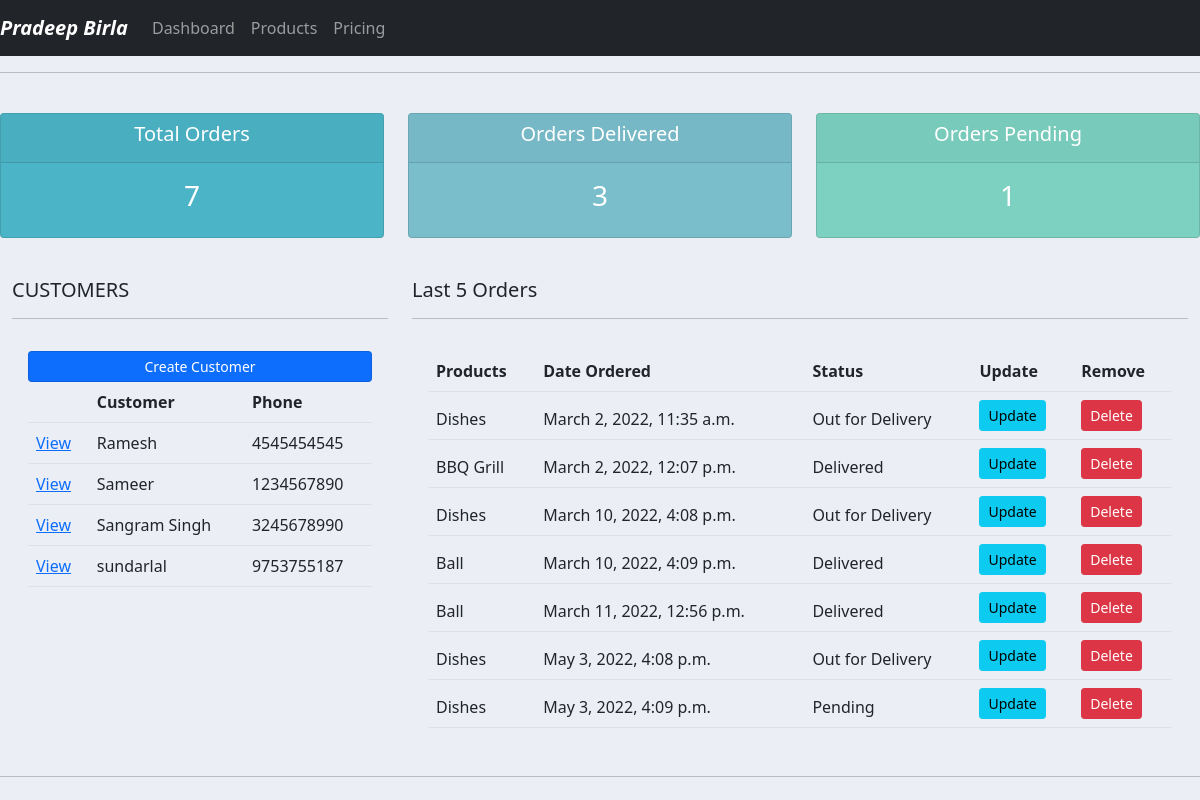
The page / on the database its author committed.
### accounts/models.py (models this page shows, shortened)
class Customer(models.Model):
    name = models.CharField(max_length = 200,null = True)
    phone = models.CharField(max_length = 200,null = True)
    email = models.CharField(max_length = 200,null = True)
    date_created = models.DateTimeField(auto_now_add = True,null = True)

class Order(models.Model):
    STATUS = (
        ('Pending','Pending'),
        ('Out for Delivery','Out for Delivery'),
        ('Delivered','Delivered')
    )
    customer = models.ForeignKey(Customer,null=True,on_delete = models.SET_NULL)
    product = models.ForeignKey(Product,null = True,on_delete = models.SET_NULL)
    date_created =   models.DateTimeField(auto_now_add = True,null = True)
    status =  models.CharField(max_length = 200,null = True, choices = STATUS)

class Product(models.Model):
    CATEGORY = (
        ('Indoor','Indoor'),
        ('Outdoor','Outdoor')
    )
    name = models.CharField(max_length = 200,null = True)
    price = models.FloatField(null = True)
    category = models.CharField(max_length = 200,null = True,choices = CATEGORY)
    description = models.CharField(max_length = 200,null = True,blank = True)
    date_created = models.DateTimeField(auto_now_add = True,null = True)
    tags = models.ManyToManyField(Tag)
    def __str__(self):
        return self.name

### accounts/views.py (the view)
# urls.py: path('', views.home,name = 'home'),
def home(request):
    customers = Customer.objects.all()
    orders = Order.objects.all()
    total_orders = orders.count()
    orders_delivered = orders.filter(status = 'Delivered').count()
    orders_pending = orders.filter(status = 'Pending').count()
    context = {'customers':customers,'orders':orders,'total_orders':total_orders,'orders_delivered':orders_delivered,'orders_pending':orders_pending}
    return render(request,'accounts/dashboard.html',context)

### accounts/templates/accounts/dashboard.html
{% extends 'accounts/main.html' %}
{% block content %}
{% include 'accounts/status.html' %}
<br>
<div class="container-fluid">
    <div class="row">
        <div class="col-sm-3 col-md-6 col-lg-4">
            <h5>CUSTOMERS</h5>
            <hr>
            <div class="card-body" href="">
                <a class="card bg-primary text-white btn  btn-sm " href="">Create Customer</a>
                <table class="table">
                    <thead>
                        <tr>
                            <th> </th>
                            <th>Customer</th>
                            <th>Phone</th>
                        </tr>
                            {% for customer in customers %}
                            <tr>
                            <td><a href="{% url 'customer' customer.id %}">View</a></td>
                            <td>{{customer.name}}</td>
                            <td>{{customer.phone}}</td>
                            </tr>
                            {% endfor %}
                    </thead>
                </table>
            </div>
        </div>
        <div class="col-sm-9 col-md-6 col-lg-8">
            <h5>Last 5 Orders</h5>
            <hr>
            <div class="card-body">
                <table class="table">
                    <thead>
                        <tr>
                            <th>Products</th>
                            <th>Date Ordered</th>
                            <th>Status</th>
                            <th>Update</th>
                            <th>Remove</th>
                        </tr>
                        {% for order in orders %}
                        <tr>
                            <td>{{order.product}}</td>
                            <td>{{order.date_created}}</td>
                            <td>{{order.status}}</td>
                            <td> <a  href="{% url 'update_order' order.id %}" class="btn btn-sm btn-info" >Update</a></td>
                            <td> <a href="{% url 'delete_order' order.id %}" class="btn btn-sm btn-danger" >Delete</a></td>
                        </tr>
                        {% endfor %}
                    </thead>
                </table>
            </div>
        </div>
    </div>
</div>
{% endblock %}

### accounts/templates/accounts/main.html (shortened to what this page needs)
{% load static %}
<!DOCTYPE html>
<html lang="en">
<head>
    <link href="https://cdn.jsdelivr.net/npm/bootstrap@5.1.3/dist/css/bootstrap.min.css" rel="stylesheet"
>
    <link rel="stylesheet" type="text/css" href="{% static '/css/main.css' %}">
</head>
<body>
    {% include 'accounts/navbar.html' %}
    <hr>
    {% block content %}
    {% endblock %}
    <hr>
</body>
</html>

### accounts/templates/accounts/navbar.html (shortened to what this page needs)
 <nav class="navbar navbar-expand-lg navbar-dark bg-dark">
    <a class="navbar-brand" href="#"><i> <b>Pradeep Birla</b></i></a>
    <div class="collapse navbar-collapse" id="navbarNav">
      <ul class="navbar-nav">
        <li class="nav-item active">
          <a class="nav-link" href="{% url 'home' %}">Dashboard</a>
        </li>
        <li class="nav-item">
          <a class="nav-link" href="{% url 'product' %}">Products</a>
            </li>
        <li class="nav-item">
          <a class="nav-link" href="#">Pricing</a>
        </li>
      </ul>
    </div>
  </nav>

### accounts/templates/accounts/status.html
<br>
<div class="row">
    <div class="col">
        <div class="col-md">
            <div class="card text-center text-white  mb-3" id="total-orders">
                <div class="card-header">
                    <h5 class="card-title">Total Orders</h5>
                </div>
                <div class="card-body">
                    <h3 class="card-title">{{total_orders}}</h3>
                </div>
            </div>
        </div>
    </div>
    <div class="col">
        <div class="col-md">
            <div class="card text-center text-white  mb-3" id="orders-delivered">
                <div class="card-header">
                    <h5 class="card-title">Orders Delivered</h5>
                </div>
                <div class="card-body">
                    <h3 class="card-title">{{orders_delivered}}</h3>
                </div>
            </div>
        </div>
    </div>
    <div class="col">
        <div class="col-md">
            <div class="card text-center text-white  mb-3" id="orders-pending">
                <div class="card-header">
                    <h5 class="card-title">Orders Pending</h5>
                </div>
                <div class="card-body">
                    <h3 class="card-title">{{orders_pending}}</h3>
                </div>
            </div>
        </div>
    </div>
</div>

### static/css/main.css (style rules this page uses)
body { background-color: #ebeff5; }
#total-orders { background-color: #4cb4c7; }
#orders-delivered { background-color: #7abecc; }
#orders-pending { background-color: #7CD1C0; }

### rows shown on the page
Customer: name "Ramesh", phone "4545454545"
Customer: name "Sameer", phone "1234567890"
Customer: name "Sangram Singh", phone "3245678990"
Customer: name "sundarlal", phone "9753755187"
Order: product "Dishes", date_created "March 2, 2022, 11:35 a.m.", status "Out for Delivery"
Order: product "BBQ Grill", date_created "March 2, 2022, 12:07 p.m.", status "Delivered"
Order: product "Dishes", date_created "March 10, 2022, 4:08 p.m.", status "Out for Delivery"
Order: product "Ball", date_created "March 10, 2022, 4:09 p.m.", status "Delivered"
Order: product "Ball", date_created "March 11, 2022, 12:56 p.m.", status "Delivered"
Order: product "Dishes", date_created "May 3, 2022, 4:08 p.m.", status "Out for Delivery"
Order: product "Dishes", date_created "May 3, 2022, 4:09 p.m.", status "Pending"

### other values the page prints
{{ total_orders }} "7"
{{ orders_delivered }} "3"
{{ orders_pending }} "1"
